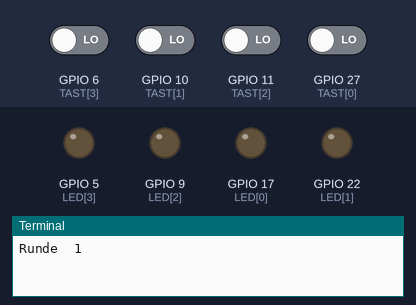
A program run on a simulated Raspberry Pi (BCM pin numbers). Parts: output pins drawn as LEDs (lit = HIGH), the last lines printed to the terminal. The test bench sets the inputs (shaded band); at power-on: GPIO 6 (TAST[3]), GPIO 10 (TAST[1]), GPIO 11 (TAST[2]), GPIO 27 (TAST[0]) LOW. Random numbers come from a fixed seed. At 9.3 s the program stops and its outputs stay as they are.

Above: at 2.3 s.
2.4 s: GPIO 10 (TAST[1]) driven HIGH
At 4.0 s:
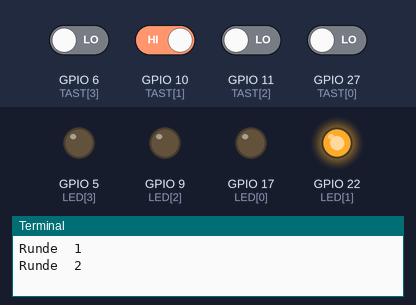
At 4.8 s:
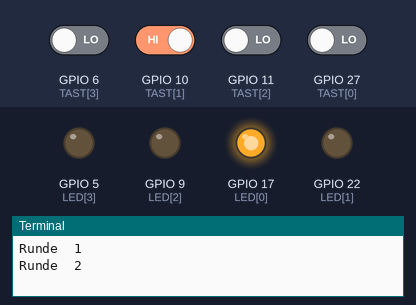
5.4 s: GPIO 10 (TAST[1]) driven LOW
6.9 s: GPIO 6 (TAST[3]) driven HIGH
At 7.6 s:
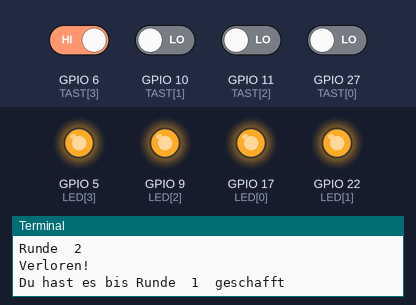
Timing chart, 0 to 10.8 s (numbered marks = the images above; inputs shaded):
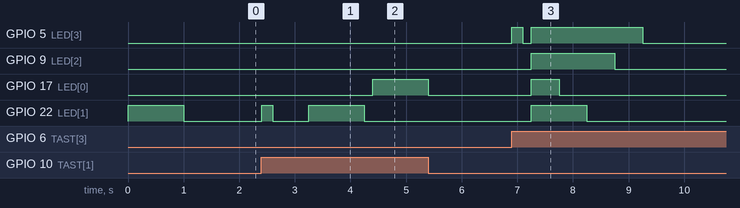

Measured:
- after the input at 2.4 s, GPIO 17 (LED[0]): LOW → HIGH after 2.0 s; GPIO 22 (LED[1]): LOW → HIGH at once, → LOW 0.20 s later, → HIGH 0.65 s later, → LOW 1.0 s later
- after the input at 6.9 s, GPIO 5 (LED[3]): LOW → HIGH at once, → LOW 0.20 s later, → HIGH 0.15 s later, → LOW 2.0 s later; GPIO 9 (LED[2]): LOW → HIGH after 0.35 s, → LOW 1.5 s later; GPIO 17 (LED[0]): LOW → HIGH after 0.35 s, → LOW 0.50 s later; GPIO 22 (LED[1]): LOW → HIGH after 0.35 s, → LOW 1.0 s later

The program:

pidance01.py
```python
# -*- coding: utf-8 -*-
import time
import random
import RPi.GPIO as GPIO
GPIO.setmode(GPIO.BCM)
rzahl = 10
farbe = []
for i in range(rzahl):
    farbe.append(random.randrange(4))

LED = [17, 22, 9, 5]
for i in LED:
    GPIO.setup(i, GPIO.OUT, initial=False)

TAST = [27, 10, 11, 6]
for i in TAST:
    GPIO.setup(i, GPIO.IN)

def LedEin(n, z):
    GPIO.output(LED[n], True)
    time.sleep(z)
    GPIO.output(LED[n], False)
    time.sleep(0.15)

def Druecken():
    while True:
        for i in range(len(TAST)):
            if (GPIO.input(TAST[i])):
                return i

ok = True

for runde in range(1, rzahl+1):
    print "Runde ", runde
    for i in range(runde):
        LedEin(farbe[i], 1)
    for i in range(runde):
        taste = Druecken()
        LedEin(taste, 0.2)
        if (taste != farbe[i]):
            print "Verloren!"
            print "Du hast es bis Runde ", runde-1, " geschafft"
            for j in LED:
                GPIO.output(j, True)
            for j in LED:
                time.sleep(0.5)
                GPIO.output(j, False)
            ok = False
            break
    if (ok == False):
        break
    time.sleep(0.5)
if (ok == True):
    print "Super gemacht!"
    for i in range(5):
        for j in LED:
            GPIO.output(j, True)
        time.sleep(0.05)
        for j in LED:
            GPIO.output(j, False)
        time.sleep(0.05)
GPIO.cleanup()
```
